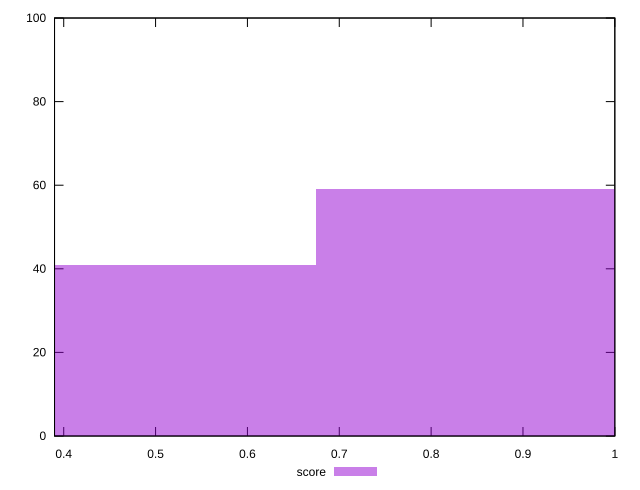

Reproduce this figure in gnuplot.
reset

$score <<EOF
0.8993822095240471 59
0.44969110476202356 41
EOF

set key outside below
set boxwidth 0.44969110476202356
set xrange [0.39:1]
set yrange [0:100]
set trange [0:100]
set style fill transparent solid 0.5 noborder
set terminal svg size 640, 490 enhanced background rgb 'white'
set output "reports/report_00027_2021-02-24T12-40-31.850Z/mainthread-work-breakdown/samples/agenda/score/histogram.svg"

plot $score title "score" with boxes

reset
